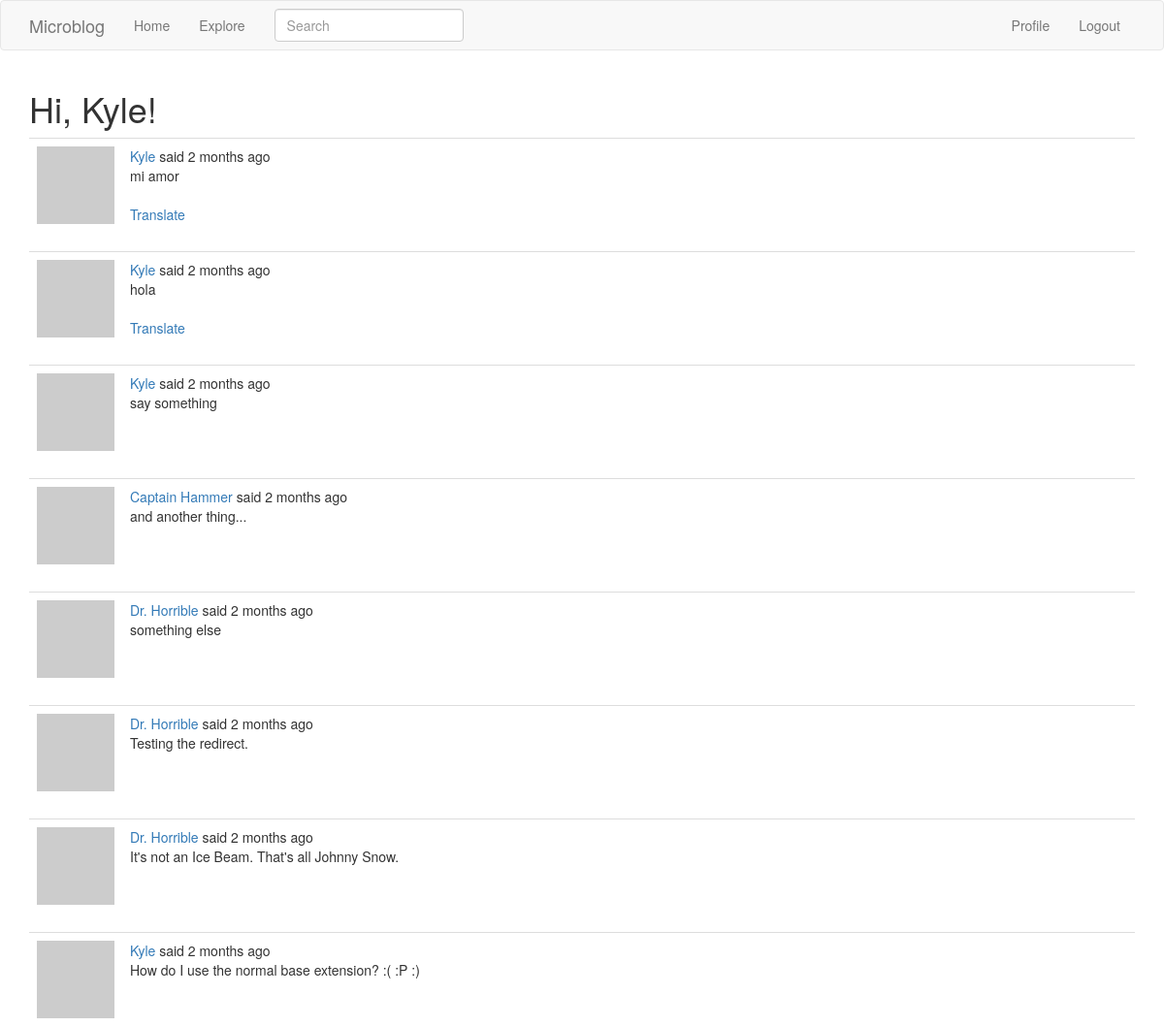
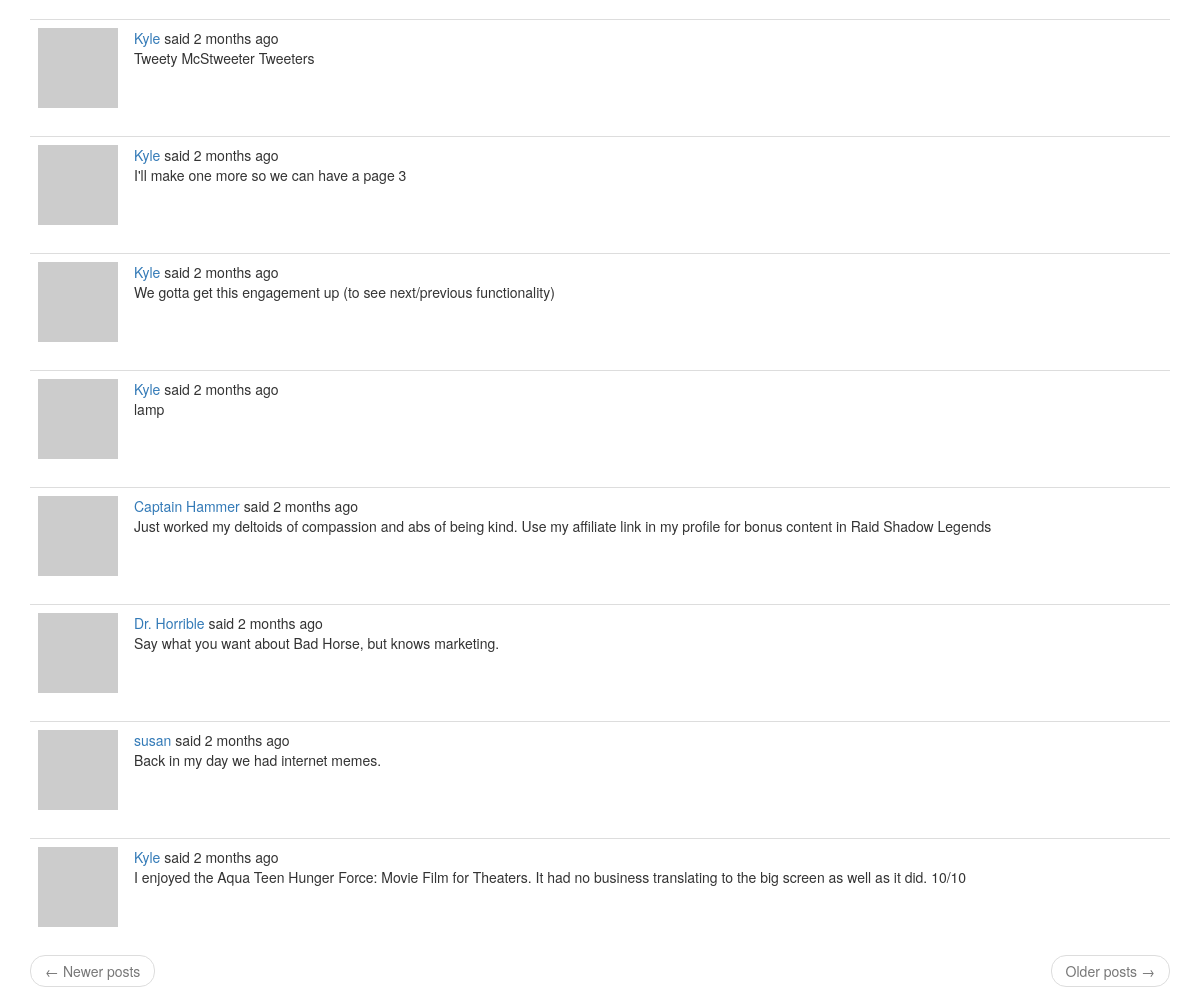
The page /explore (signed in) on the database its author committed (2 pictures, top to bottom).
### app/models.py (models this page shows, shortened)
class User(UserMixin, db.Model):
    id = db.Column(db.Integer, primary_key=True)
    username = db.Column(db.String(64), index=True, unique=True)
    email = db.Column(db.String(120), index=True, unique=True)
    password_hash = db.Column(db.String(128))
    posts = db.relationship('Post', backref='author', lazy='dynamic')
    about_me = db.Column(db.String(140))
    last_seen = db.Column(db.DateTime, default=datetime.utcnow)
    followed = db.relationship(
        'User', secondary=followers,
        primaryjoin=(followers.c.follower_id == id),
        secondaryjoin=(followers.c.followed_id == id),
        backref=db.backref('followers', lazy='dynamic'), lazy='dynamic')
    def avatar(self, size):
        digest = md5(self.email.lower().encode('utf-8')).hexdigest()
        return 'https://www.gravatar.com/avatar/{}?d=identicon&s={}'.format(
            digest, size)

class SearchableMixin(object):
    @classmethod
    def before_commit(cls, session):
        session._changes = {
            'add': list(session.new),
            'update': list(session.dirty),
            'delete': list(session.deleted)
        }
    @classmethod
    def after_commit(cls, session):
        for obj in session._changes['add']:
            if isinstance(obj, SearchableMixin):
                add_to_index(obj.__tablename__, obj)
        for obj in session._changes['update']:
            if isinstance(obj, SearchableMixin):
                add_to_index(obj.__tablename__, obj)
        for obj in session._changes['delete']:
            if isinstance(obj, SearchableMixin):
                remove_from_index(obj.__tablename__, obj)
        session._changes = None

class Post(SearchableMixin, db.Model):
    __searchable__= ['body']
    id = db.Column(db.Integer, primary_key=True)
    body = db.Column(db.String(140))
    timestamp = db.Column(db.DateTime, index=True, default=datetime.utcnow)
    user_id = db.Column(db.Integer, db.ForeignKey('user.id'))
    language = db.Column(db.String(5))

### app/main/routes.py (the view)
@bp.route('/explore')
@login_required
def explore():
    page = request.args.get('page', 1, type=int)
    posts = Post.query.order_by(Post.timestamp.desc()).paginate(
        page=page, per_page=current_app.config['POSTS_PER_PAGE'],
        error_out=False)
    next_url = url_for('main.explore', page=posts.next_num) \
        if posts.has_next else None
    prev_url = url_for('main.explore', page=posts.prev_num) \
        if posts.has_prev else None
    return render_template('index.html', title=_('Explore'),
                           posts=posts.items, next_url=next_url,
                           prev_url=prev_url)

### app/main/forms.py
class SearchForm(FlaskForm):
    q = StringField(_l('Search'), validators=[DataRequired()])
    def __init__(self, *args, **kwargs):
        if 'formdata' not in kwargs:
            kwargs['formdata'] = request.args
        if 'meta' not in kwargs:
            kwargs['meta'] = {'csrf': False}
        super(SearchForm, self).__init__(*args, **kwargs)

### app/main/routes.py (called while the page is built)
@bp.before_app_request
def before_request():
    if current_user.is_authenticated:
        current_user.last_seen = datetime.utcnow()
        db.session.commit()
        g.search_form = SearchForm()
    g.locale = str(get_locale())

### app/models.py (called while the page is built)
@login.user_loader
def load_user(id):
    return User.query.get(int(id))

### app/templates/index.html (shortened to what this page needs)
{% extends "base.html" %}
{% import 'bootstrap/wtf.html' as wtf %}
{% block app_content %}
    <h1>{{ _('Hi, %(username)s!', username=current_user.username) }}</h1>
    {% for post in posts %}
        {% include '_post.html' %}
    {% endfor %}
    <nav aria-label="...">
        <ul class="pager">
            <li class="previous{% if not prev_url %} disabled{% endif %}">
                <a href="{{ prev_url or '#' }}">
                    <span aria-hidden="true">&larr;</span> {{ _('Newer posts') }}
                </a>
            </li>
            <li class="next{% if not next_url %} disabled{% endif %}">
                <a href="{{ next_url or '#' }}">
                    {{ _('Older posts') }} <span aria-hidden="true">&rarr;</span>
                </a>
            </li>
        </ul>
    </nav>
{% endblock %}

### app/templates/_post.html (shortened to what this page needs)
    <table class="table table-hover">
        <tr>
            <td width="70px">
                <a href="{{ url_for('main.user', username=post.author.username) }}">
                    <img src="{{ post.author.avatar(70) }}" />
                </a>
            </td>
            <td>
                {{ _('%(username)s said %(when)s',
                    username=user_link, when=moment(post.timestamp).fromNow()) }}
                <br>
                <span id="post{{ post.id }}">{{ post.body }}</span>
                {% if post.language and post.language != g.locale %}
                <br><br>
                <span id="translation{{ post.id }}">
                    <a href="javascript:translate(
                                '#post{{ post.id }}',
                                '#translation{{ post.id }}',
                                '{{ post.language }}',
                                '{{ g.locale }}');">{{ _('Translate') }}</a>
                </span>
                {% endif %}
            </td>
        </tr>
    </table>

### rows shown on the page
Post: body "mi amor"
Post: body "hola"
Post: body "say something"
Post: body "and another thing..."
Post: body "something else"
Post: body "Testing the redirect."
Post: body "It's not an Ice Beam. That's all Johnny Snow."
Post: body "How do I use the normal base extension? :( :P :)"
Post: body "Tweety McStweeter Tweeters"
Post: body "I'll make one more so we can have a page 3"
Post: body "We gotta get this engagement up (to see next/previous functionality)"
Post: body "lamp"
Post: body "Just worked my deltoids of compassion and abs of being kind. Use my affiliate link in my profile for bonus content in Raid Shadow Legends"
Post: body "Say what you want about Bad Horse, but knows marketing."
Post: body "Back in my day we had internet memes."
Post: body "I enjoyed the Aqua Teen Hunger Force: Movie Film for Theaters. It had no business translating to the big screen as well as it did. 10/10"
